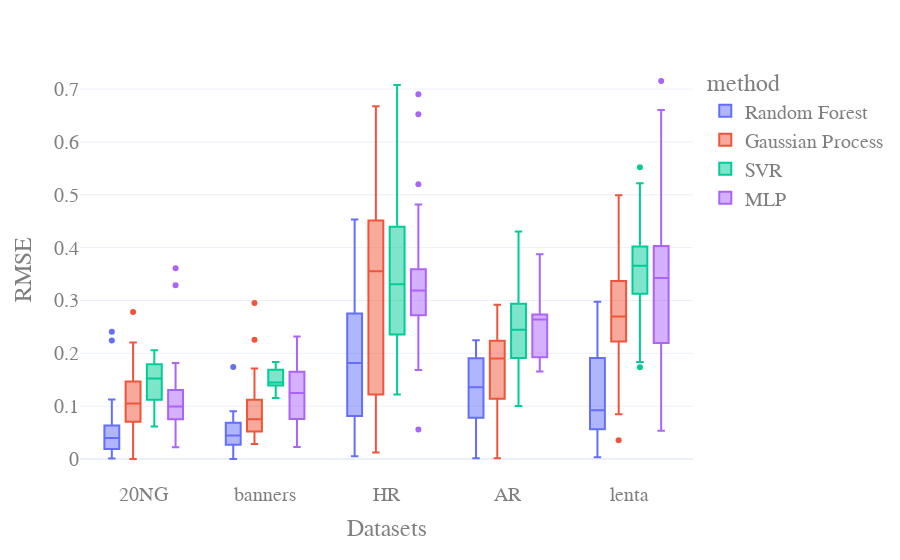

Here is the notebook cell this chart was saved with:
### Code cell
fig = px.box(data, x="dataset", y="value", color="method", template='plotly_white')
# fig.update_traces(quartilemethod="exclusive") # or "inclusive", or "linear" by default
fig.update_layout(
    xaxis_title="Datasets",
    yaxis_title="RMSE",
    font=dict(
        family="Courier New, monospace",
        size=20,
        color="#7f7f7f"
    )
)
fig.show()

### Figure 1 — Plotly figure (JSON) as saved in the notebook; plotly's stock layout.template omitted (floating-point values rounded to 4 significant figures; data arrays with more than 128 entries replaced by an {"elided": "..."} marker saying what was removed)
{"data": [{"alignmentgroup": "True", "hovertemplate": "method=Random Forest<br>dataset=%{x}<br>value=%{y}<extra></extra>", "legendgroup": "Random Forest", "marker": {"color": "#636efa"}, "name": "Random Forest", "notched": false, "offsetgroup": "Random Forest", "orientation": "v", "showlegend": true, "type": "box", "x": ["20NG", "20NG", "20NG", "20NG", "20NG", "20NG", "20NG", "20NG", "20NG", "20NG", "20NG", "20NG", "20NG", "20NG", "20NG", "20NG", "20NG", "20NG", "20NG", "20NG", "20NG", "20NG", "20NG", "20NG", "20NG", "20NG", "20NG", "20NG", "20NG", "20NG", "20NG", "banners", "banners", "banners", "banners", "banners", "banners", "banners", "banners", "banners", "banners", "banners", "banners", "banners", "banners", "banners", "banners", "banners", "banners", "banners", "banners", "banners", "banners", "banners", "banners", "banners", "HR", "HR", "HR", "HR", "HR", "HR", "HR", "HR", "HR", "HR", "HR", "HR", "HR", "HR", "HR", "HR", "HR", "HR", "HR", "HR", "HR", "HR", "HR", "HR", "HR", "AR", "AR", "AR", "AR", "AR", "AR", "AR", "AR", "AR", "AR", "AR", "AR", "AR", "AR", "AR", "AR", "AR", "AR", "lenta", "lenta", "lenta", "lenta", "lenta", "lenta", "lenta", "lenta", "lenta", "lenta", "lenta", "lenta", "lenta", "lenta", "lenta", "lenta", "lenta", "lenta", "lenta", "lenta", "lenta", "lenta", "lenta", "lenta", "lenta", "lenta"], "x0": " ", "xaxis": "x", "y": [0.01843, 0.2408, 0.04434, 0.0788, 0.001023, 0.002395, 0.03862, 0.04861, 0.04353, 0.06256, 0.06652, 0.008306, 0.00742, 0.004041, 0.05371, 0.0451, 0.04445, 0.02379, 0.1128, 0.11, 0.01495, 0.03585, 0.02721, 0.03955, 0.02104, 0.02657, 0.2242, 0.02906, 0.005473, 0.0683, 0.06383, 0.09042, 0.077, 0.04934, 0.0714, 0.174, 0.006113, 0.01018, 0.006916, 0.02798, 0.03041, 0.03356, 0.0683, 0.05597, 0.04676, 0.0116, 0.04592, 0.04467, 0.02929, 0.02472, 0.04332, 0.04167, 0.07825, 2.22e-16, 0.06874, 0.05897, 0.1412, 0.1104, 0.2503, 0.02184, 0.008103, 0.005206, 0.09371, 0.08676, 0.1817, 0.3662, 0.1085, 0.1275, 0.3896, 0.3485, 0.3141, 0.3851, 0.0658, 0.2359, 0.01352, 0.01651, 0.2507, 0.2624, 0.4531, 0.194, 0.2054, 0.07783, 0.06016, 0.08367, 0.1241, 0.2006, 0.1605, 0.1319, 0.01244, 0.1909, 0.2246, 0.2077, 0.03792, 0.1011, 0.1476, 0.2194, 0.001195, 0.1398, 0.1494, 0.05183, 0.04865, 0.003155, 0.2654, 0.1955, 0.08975, 0.05636, 0.05443, 0.1559, 0.05867, 0.2276, 0.1909, 0.1934, 0.1597, 0.115, 0.2075, 0.1681, 0.07726, 0.06022, 0.1685, 0.05872, 0.08257, 0.2977, 0.09461, 0.03344, 0.0187], "y0": " ", "yaxis": "y"}, {"alignmentgroup": "True", "hovertemplate": "method=Gaussian Process<br>dataset=%{x}<br>value=%{y}<extra></extra>", "legendgroup": "Gaussian Process", "marker": {"color": "#EF553B"}, "name": "Gaussian Process", "notched": false, "offsetgroup": "Gaussian Process", "orientation": "v", "showlegend": true, "type": "box", "x": {"elided": "139 str values"}, "x0": " ", "xaxis": "x", "y": {"elided": "139 float values"}, "y0": " ", "yaxis": "y"}, {"alignmentgroup": "True", "hovertemplate": "method=SVR<br>dataset=%{x}<br>value=%{y}<extra></extra>", "legendgroup": "SVR", "marker": {"color": "#00cc96"}, "name": "SVR", "notched": false, "offsetgroup": "SVR", "orientation": "v", "showlegend": true, "type": "box", "x": ["20NG", "20NG", "20NG", "20NG", "20NG", "20NG", "20NG", "20NG", "20NG", "20NG", "banners", "banners", "banners", "banners", "banners", "banners", "banners", "banners", "banners", "banners", "HR", "HR", "HR", "HR", "HR", "HR", "HR", "HR", "HR", "HR", "HR", "HR", "HR", "HR", "HR", "HR", "HR", "HR", "HR", "HR", "HR", "HR", "HR", "HR", "HR", "HR", "AR", "AR", "AR", "AR", "AR", "AR", "AR", "AR", "AR", "AR", "AR", "AR", "AR", "AR", "AR", "AR", "AR", "AR", "AR", "AR", "lenta", "lenta", "lenta", "lenta", "lenta", "lenta", "lenta", "lenta", "lenta", "lenta", "lenta", "lenta", "lenta", "lenta", "lenta", "lenta", "lenta", "lenta", "lenta", "lenta", "lenta", "lenta", "lenta", "lenta", "lenta", "lenta", "lenta", "lenta"], "x0": " ", "xaxis": "x", "y": [0.1468, 0.1121, 0.1737, 0.1816, 0.158, 0.2058, 0.1794, 0.1253, 0.06157, 0.1089, 0.1688, 0.1547, 0.1433, 0.127, 0.1391, 0.1409, 0.1801, 0.1836, 0.1154, 0.1466, 0.3308, 0.268, 0.1674, 0.1891, 0.3055, 0.505, 0.4012, 0.4114, 0.3035, 0.3591, 0.2355, 0.3135, 0.2455, 0.2155, 0.2321, 0.4806, 0.3304, 0.7078, 0.4394, 0.4617, 0.4683, 0.4546, 0.4148, 0.3911, 0.1221, 0.181, 0.3166, 0.2636, 0.156, 0.202, 0.2811, 0.1984, 0.2155, 0.3608, 0.1001, 0.2224, 0.1601, 0.3068, 0.2373, 0.3116, 0.2743, 0.2517, 0.1843, 0.1122, 0.2659, 0.4303, 0.388, 0.3256, 0.4005, 0.3965, 0.3566, 0.3293, 0.3521, 0.2754, 0.3442, 0.264, 0.3356, 0.2624, 0.4224, 0.491, 0.3855, 0.1837, 0.1735, 0.5141, 0.5221, 0.4042, 0.552, 0.448, 0.3673, 0.3001, 0.3984, 0.2938, 0.3829, 0.3641], "y0": " ", "yaxis": "y"}, {"alignmentgroup": "True", "hovertemplate": "method=MLP<br>dataset=%{x}<br>value=%{y}<extra></extra>", "legendgroup": "MLP", "marker": {"color": "#ab63fa"}, "name": "MLP", "notched": false, "offsetgroup": "MLP", "orientation": "v", "showlegend": true, "type": "box", "x": ["20NG", "20NG", "20NG", "20NG", "20NG", "20NG", "20NG", "20NG", "20NG", "20NG", "20NG", "20NG", "20NG", "20NG", "20NG", "20NG", "20NG", "20NG", "20NG", "banners", "banners", "banners", "banners", "banners", "banners", "banners", "banners", "banners", "banners", "banners", "banners", "banners", "banners", "banners", "banners", "banners", "banners", "banners", "banners", "banners", "HR", "HR", "HR", "HR", "HR", "HR", "HR", "HR", "HR", "HR", "HR", "HR", "HR", "HR", "HR", "HR", "HR", "HR", "HR", "HR", "HR", "AR", "AR", "AR", "AR", "AR", "AR", "AR", "lenta", "lenta", "lenta", "lenta", "lenta", "lenta", "lenta", "lenta", "lenta", "lenta", "lenta", "lenta", "lenta", "lenta", "lenta", "lenta", "lenta", "lenta", "lenta"], "x0": " ", "xaxis": "x", "y": [0.1816, 0.09941, 0.117, 0.1311, 0.1451, 0.08722, 0.07194, 0.02356, 0.02221, 0.08471, 0.08797, 0.05734, 0.05758, 0.1229, 0.1297, 0.3288, 0.3612, 0.09354, 0.1011, 0.1654, 0.1649, 0.1725, 0.06363, 0.07011, 0.0773, 0.2166, 0.2317, 0.1296, 0.02264, 0.0279, 0.1703, 0.1516, 0.1072, 0.06034, 0.1476, 0.1088, 0.1249, 0.1153, 0.09932, 0.1387, 0.2945, 0.5198, 0.3684, 0.1682, 0.05601, 0.3205, 0.3293, 0.2083, 0.3211, 0.2648, 0.2398, 0.3446, 0.6904, 0.2742, 0.2983, 0.6524, 0.3053, 0.3562, 0.3191, 0.4817, 0.2779, 0.2279, 0.1807, 0.1658, 0.2676, 0.3877, 0.264, 0.2754, 0.2873, 0.3884, 0.7154, 0.6604, 0.2658, 0.1895, 0.1747, 0.05333, 0.3862, 0.3646, 0.1394, 0.2809, 0.4378, 0.4758, 0.274, 0.3425, 0.204, 0.4036, 0.4011], "y0": " ", "yaxis": "y"}], "layout": {"boxmode": "group", "font": {"color": "#7f7f7f", "family": "Courier New, monospace", "size": 20}, "legend": {"title": {"text": "method"}, "tracegroupgap": 0}, "margin": {"t": 60}, "xaxis": {"anchor": "y", "domain": [0, 1], "title": {"text": "Datasets"}}, "yaxis": {"anchor": "x", "domain": [0, 1], "title": {"text": "RMSE"}}}}
